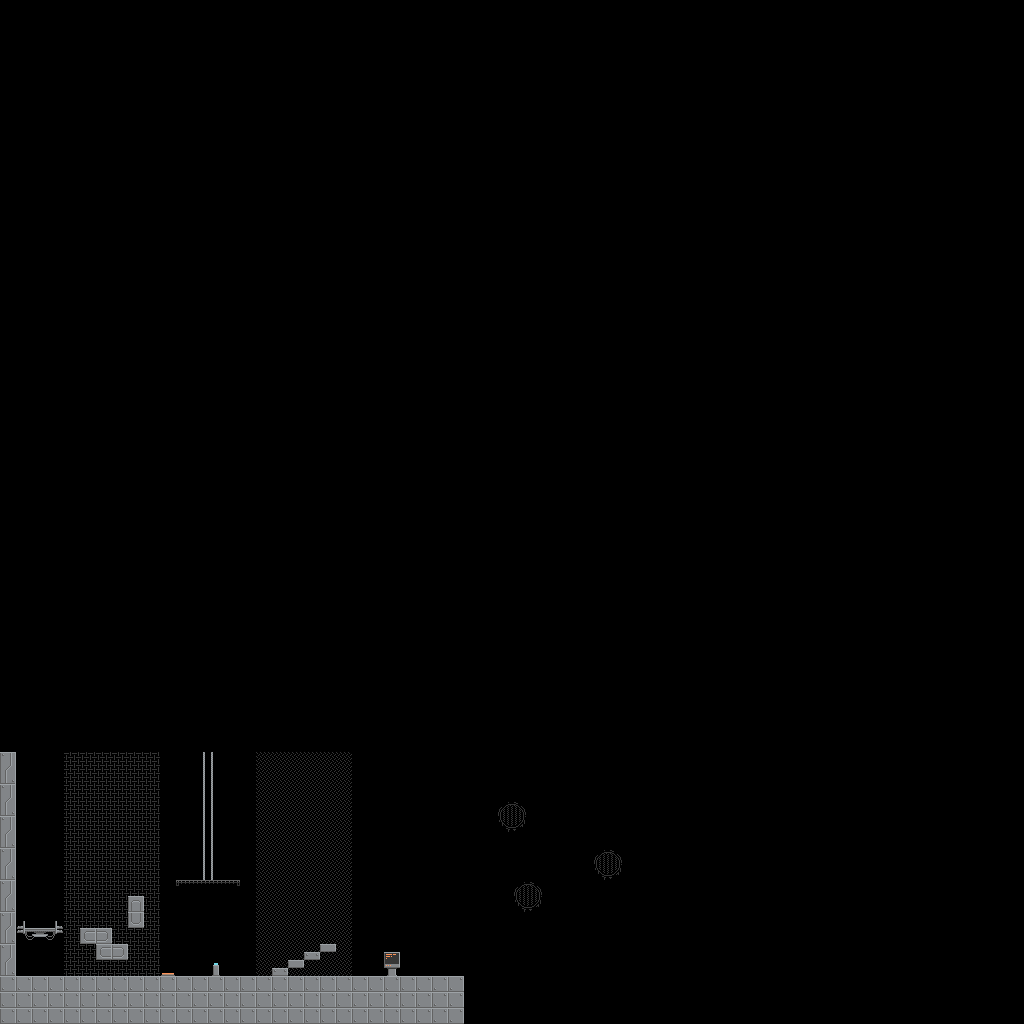

Tiled map render using the project's own tile images. Description and the map definition, with tile-layer contents summarised, below:
An orthogonal 64x64 tile map with 16x16 px tiles, 2 tile layers (non-collision_layer, collision_layer).

<map version="1.5" tiledversion="1.7.2" orientation="orthogonal" renderorder="right-down" width="64" height="64" tilewidth="16" tileheight="16" infinite="0" nextlayerid="3" nextobjectid="1">
 <tileset firstgid="1" source="world tileset16x16.tsx" />
 <layer id="2" name="non-collision_layer" width="64" height="64">
  <data>[4096 cells, 198 non-empty, 10 distinct tile ids]</data>
 </layer>
 <layer id="1" name="collision_layer" width="64" height="64">
  <data>[4096 cells, 123 non-empty, 20 distinct tile ids]</data>
 </layer>
</map>
